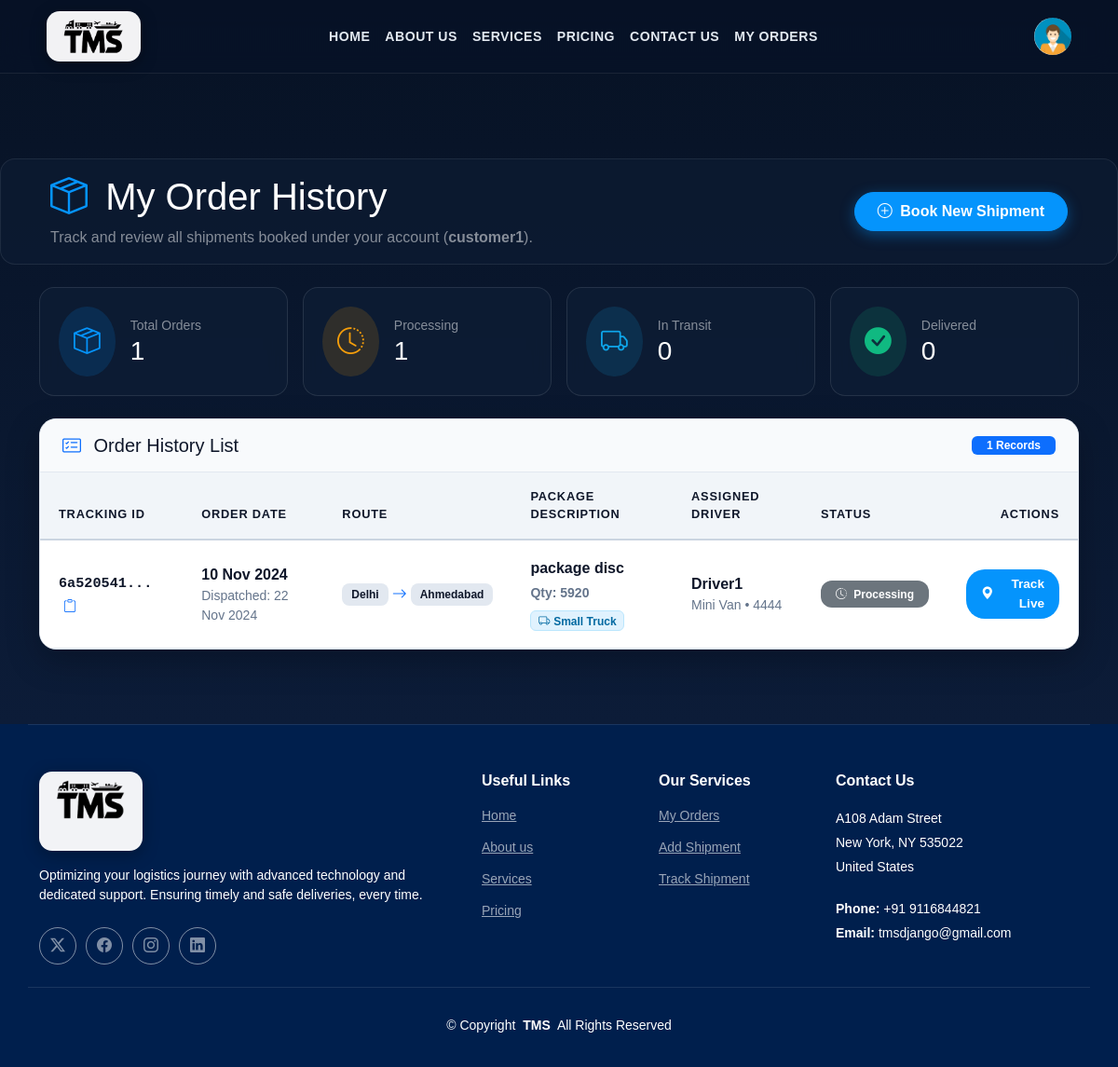
The app's page /orders/ (signed in) with its own data.
### tms_application/models.py (models this page shows, shortened)
class User(AbstractUser):
    is_customer = models.BooleanField('Is customer', default=False)
    is_driver = models.BooleanField('Is driver', default=False)

class NewShipment(models.Model):
    STATUS_CHOICES = [
        ('processing', 'Processing'),
        ('shipped', 'Shipped'),
        ('in_transit', 'In Transit'),
        ('out_for_delivery', 'Out for Delivery'),
        ('delivered', 'Delivered'),
    ]
    DESTINATION_CHOICES = [
        ('MI', 'Mumbai'),
        ('DL', 'Delhi'),
        ('AMD', 'Ahmedabad'),
    ]
    user = models.ForeignKey(User, on_delete=models.CASCADE, null=True, blank=True)
    customer = models.ForeignKey(NewCustomer, on_delete=models.CASCADE, blank=True, null=True)
    order_date = models.DateField(blank=True, null=True)
    shipment_date = models.DateField(blank=True, null=True)
    status = models.CharField(max_length=20, choices=STATUS_CHOICES, default='processing')
    tracking_id = models.UUIDField(default=uuid.uuid4, editable=False, unique=True)
    package_description = models.TextField(blank=True, null=True)
    quantity = models.IntegerField(blank=True, null=True)
    driver = models.ForeignKey(NewDriver, on_delete=models.SET_NULL, null=True, blank=True)
    truck_type = models.CharField(max_length=10, choices=NewDriver.VEHICLE_TYPE_CHOICES, default='ST', blank=True, null=True)
    from_destination = models.CharField(max_length=255, choices=DESTINATION_CHOICES, default='MI')
    to_destination = models.CharField(max_length=255, choices=DESTINATION_CHOICES, default='DL')

class NewDriver(models.Model):
    VEHICLE_TYPE_CHOICES = [
        ('ST', 'Small Truck'),
        ('FT', 'Flatbed Truck'),
        ('TrR', 'Trailer Truck'),
        ('TkT', 'Tanker Truck'),
        ('CT', 'Container Truck'),
        ('MV', 'Mini Van'),
    ]
    AVAILABLE_CHOICES = [
        (True, 'Yes'),
        (False, 'No'),
    ]
    user = models.ForeignKey(User, on_delete=models.CASCADE, null=True, blank=True)
    driver_name = models.CharField(max_length=100)
    license_number = models.CharField(max_length=20)
    phone_number = models.CharField(max_length=15)
    email = models.EmailField()
    vehicle_type = models.CharField(max_length=3, choices=VEHICLE_TYPE_CHOICES)
    vehicle_registration_number = models.CharField(max_length=50)
    vehicle_number_plate = models.CharField(max_length=20)
    available = models.BooleanField(choices=AVAILABLE_CHOICES)

### tms_application/views.py (the view)
# urls.py: path('orders/', views.order_history, name='order_history'),
def order_history(request):
    if not request.user.is_authenticated:
        messages.info(request, "Please log in to view your order history.")
        return redirect('login')
    if getattr(request.user, 'is_driver', False):
        return redirect('driver_deliveries')
    from django.db.models import Q
    shipments = NewShipment.objects.filter(
        Q(user=request.user) |
        Q(customer__user=request.user) |
        Q(customer__customer_name__iexact=request.user.username)
    ).distinct().order_by('-order_date', '-id')
    total_orders = shipments.count()
    delivered_orders = shipments.filter(status='delivered').count()
    in_transit_orders = shipments.filter(status__in=['in_transit', 'out_for_delivery']).count()
    processing_orders = shipments.filter(status__in=['processing', 'shipped']).count()
    return render(request, 'order_history.html', {
        'shipments': shipments,
        'role_type': 'customer',
        'total_orders': total_orders,
        'delivered_orders': delivered_orders,
        'in_transit_orders': in_transit_orders,
        'processing_orders': processing_orders,
    })

### tms_application/templates/order_history.html (shortened to what this page needs)
{% extends 'base.html' %}
{% block content %}
{% load static %}
<main class="main orders-page-wrapper">
  <div class="orders-header mb-4 py-3" style="background: rgba(14, 29, 52, 0.6); border-radius: 16px; border: 1px solid rgba(255, 255, 255, 0.08);">
    <div class="container d-flex flex-column flex-md-row justify-content-between align-items-md-center px-4">
      <div>
        <h1 class="display-6 font-weight-bold mb-2" style="color: #ffffff;">
          <i class="bi bi-box-seam me-2" style="color: #0594fc;"></i> My Order History
        </h1>
        <p class="text-white-50 mb-0">
          Track and review all shipments booked under your account (<strong>{{ user.username }}</strong>).
        </p>
      </div>
      <div class="mt-3 mt-md-0">
        <a href="{% url 'add_shipment' %}" class="btn btn-primary px-4 py-2" style="background: #0594fc; border-color: #0594fc; border-radius: 25px; font-weight: 600; box-shadow: 0 4px 15px rgba(5, 148, 252, 0.4);">
          <i class="bi bi-plus-circle me-1"></i> Book New Shipment
        </a>
      </div>
    </div>
  </div>
  <div class="container">
    <div class="row g-3 mb-4">
      <div class="col-6 col-lg-3">
        <div class="stats-card d-flex align-items-center">
          <div class="me-3 p-3 rounded-circle" style="background: rgba(5, 148, 252, 0.15); color: #0594fc; font-size: 1.8rem;">
            <i class="bi bi-box-seam"></i>
          </div>
          <div>
            <span class="text-white-50 small d-block">Total Orders</span>
            <h3 class="mb-0 text-white font-weight-bold">{{ total_orders }}</h3>
          </div>
        </div>
      </div>
      <div class="col-6 col-lg-3">
        <div class="stats-card d-flex align-items-center">
          <div class="me-3 p-3 rounded-circle" style="background: rgba(245, 158, 11, 0.15); color: #f59e0b; font-size: 1.8rem;">
            <i class="bi bi-clock-history"></i>
          </div>
          <div>
            <span class="text-white-50 small d-block">Processing</span>
            <h3 class="mb-0 text-white font-weight-bold">{{ processing_orders }}</h3>
          </div>
        </div>
      </div>
      <div class="col-6 col-lg-3">
        <div class="stats-card d-flex align-items-center">
          <div class="me-3 p-3 rounded-circle" style="background: rgba(14, 165, 233, 0.15); color: #0ea5e9; font-size: 1.8rem;">
            <i class="bi bi-truck"></i>
          </div>
          <div>
            <span class="text-white-50 small d-block">In Transit</span>
            <h3 class="mb-0 text-white font-weight-bold">{{ in_transit_orders }}</h3>
          </div>
        </div>
      </div>
      <div class="col-6 col-lg-3">
        <div class="stats-card d-flex align-items-center">
          <div class="me-3 p-3 rounded-circle" style="background: rgba(16, 185, 129, 0.15); color: #10b981; font-size: 1.8rem;">
            <i class="bi bi-check-circle-fill"></i>
          </div>
          <div>
            <span class="text-white-50 small d-block">Delivered</span>
            <h3 class="mb-0 text-white font-weight-bold">{{ delivered_orders }}</h3>
          </div>
        </div>
      </div>
    </div>
    <div class="card orders-table-card">
      <div class="card-header py-3 px-4 d-flex justify-content-between align-items-center" style="background: #f8fafc !important; border-bottom: 1px solid #e2e8f0 !important;">
        <h5 class="mb-0 font-weight-bold" style="color: #0f172a !important;">
          <i class="bi bi-card-checklist me-2 text-primary"></i>
          {% if role_type == 'driver' %}Shipment Trips{% else %}Order History List{% endif %}
        </h5>
        <span class="badge bg-primary px-3 py-1">{{ shipments|length }} Records</span>
      </div>
      {% if shipments %}
        <div class="table-responsive">
          <table class="table table-custom">
            <thead>
              <tr>
                <th>Tracking ID</th>
                <th>Order Date</th>
                <th>Route</th>
                <th>Package Description</th>
                <th>Assigned Driver</th>
                <th>Status</th>
                <th class="text-end">Actions</th>
              </tr>
            </thead>
            <tbody>
              {% for shipment in shipments %}
                <tr>
                  <td>
                    <span class="fw-bold font-monospace" style="font-size: 0.95rem; color: #0f172a !important;">
                      {{ shipment.tracking_id|stringformat:"s"|slice:":8" }}...
                    </span>
                    <button class="btn btn-sm btn-link text-primary p-0 ms-1" onclick="navigator.clipboard.writeText('{{ shipment.tracking_id }}'); if (window.showTmsToast) { window.showTmsToast('Tracking ID copied: {{ shipment.tracking_id }}', 'success', 4000); } else { alert('Tracking ID copied'); }" title="Copy full Tracking ID">
                      <i class="bi bi-clipboard"></i>
                    </button>
                  </td>
                  <td>
                    <span class="d-block fw-semibold" style="color: #0f172a !important;">{{ shipment.order_date|date:"d M Y"|default:"-" }}</span>
                    {% if shipment.shipment_date %}
                      <small class="d-block" style="color: #64748b !important;">Dispatched: {{ shipment.shipment_date|date:"d M Y" }}</small>
                    {% endif %}
                  </td>
                  <td>
                    <div class="d-flex align-items-center gap-1">
                      <span class="badge" style="background: #e2e8f0; color: #0f172a; font-weight: 600; padding: 6px 10px; border-radius: 8px;">{{ shipment.get_from_destination_display }}</span>
                      <i class="bi bi-arrow-right text-primary fw-bold"></i>
                      <span class="badge" style="background: #e2e8f0; color: #0f172a; font-weight: 600; padding: 6px 10px; border-radius: 8px;">{{ shipment.get_to_destination_display }}</span>
                    </div>
                  </td>
                  <td>
                    <span class="fw-bold d-block" style="color: #0f172a !important;">{{ shipment.package_description|truncatechars:25|default:"Package" }}</span>
                    <div class="d-flex align-items-center gap-2 mt-1 flex-wrap">
                      <small class="fw-semibold" style="color: #64748b !important;">Qty: {{ shipment.quantity|default:"1" }}</small>
                      {% if shipment.truck_type %}
                        <span class="badge" style="background: #e0f2fe; color: #0369a1; border: 1px solid #bae6fd; font-size: 0.75rem; font-weight: 600;">
                          <i class="bi bi-truck me-1"></i>{{ shipment.get_truck_type_display }}
                        </span>
                      {% endif %}
                    </div>
                  </td>
                  <td>
                    {% if role_type == 'driver' %}
                      <span class="fw-semibold" style="color: #0f172a !important;">{{ shipment.customer.customer_name|default:"Customer" }}</span>
                      {% if shipment.customer.phone_number %}
                        <small class="d-block" style="color: #64748b !important;"><i class="bi bi-telephone me-1"></i>{{ shipment.customer.phone_number }}</small>
                      {% endif %}
                    {% else %}
                      {% if shipment.driver %}
                        <span class="fw-semibold d-block" style="color: #0f172a !important;">{{ shipment.driver.driver_name }}</span>
                        <small class="d-block" style="color: #64748b !important;">{{ shipment.driver.get_vehicle_type_display }} &bull; {{ shipment.driver.vehicle_number_plate }}</small>
                      {% else %}
                        <span class="fst-italic" style="color: #64748b !important;">Pending Assignment</span>
                      {% endif %}
                    {% endif %}
                  </td>
                  <td>
                    {% if shipment.status == 'delivered' %}
                      <span class="badge bg-success px-3 py-2" style="border-radius: 12px;">
                        <i class="bi bi-check-circle-fill me-1"></i> Delivered
                      </span>
                    {% elif shipment.status == 'out_for_delivery' %}
                      <span class="badge bg-warning text-dark px-3 py-2" style="border-radius: 12px;">
                        <i class="bi bi-bicycle me-1"></i> Out for Delivery
                      </span>
                    {% elif shipment.status == 'in_transit' %}
                      <span class="badge bg-info text-dark px-3 py-2" style="border-radius: 12px;">
                        <i class="bi bi-truck me-1"></i> In Transit
                      </span>
                    {% elif shipment.status == 'shipped' %}
                      <span class="badge bg-primary px-3 py-2" style="border-radius: 12px;">
                        <i class="bi bi-box-seam me-1"></i> Shipped
                      </span>
                    {% else %}
                      <span class="badge bg-secondary px-3 py-2" style="border-radius: 12px;">
                        <i class="bi bi-clock-history me-1"></i> Processing
                      </span>
                    {% endif %}
                  </td>
                  <td class="text-end">
                    <a href="{% url 'track' %}?tracking_id={{ shipment.tracking_id }}" class="btn-track" title="Track Live">
                      <i class="bi bi-geo-alt-fill"></i> Track Live
                    </a>
                  </td>
                </tr>
              {% endfor %}
            </tbody>
          </table>
        </div>
      {% endif %}
    </div>
  </div>
</main>
{% endblock %}

### records on screen
User: username "customer1"
NewShipment: tracking_id "6a520541", order_date "10 Nov 2024", shipment_date "22 Nov 2024", from_destination "Delhi", to_destination "Ahmedabad", package_description "package disc", quantity "5920", truck_type "Small Truck", driver.driver_name "Driver1", driver.vehicle_type "Mini Van", driver.vehicle_number_plate "4444", status "Processing"

### other values on screen
{{ total_orders }} "1"
{{ processing_orders }} "1"
{{ in_transit_orders }} "0"
{{ delivered_orders }} "0"
{{ shipments|length }} "1"
